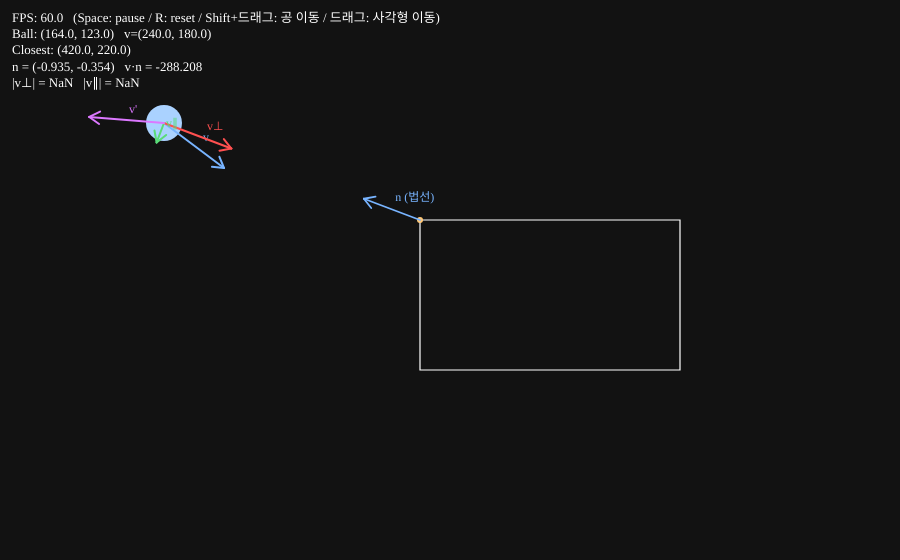
Frame 1 (no input)
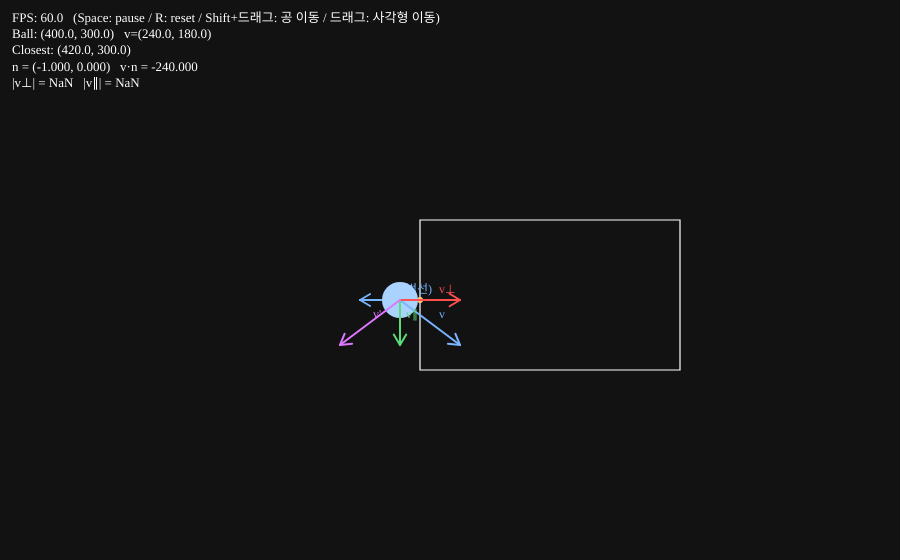
Frame 60 (no input)
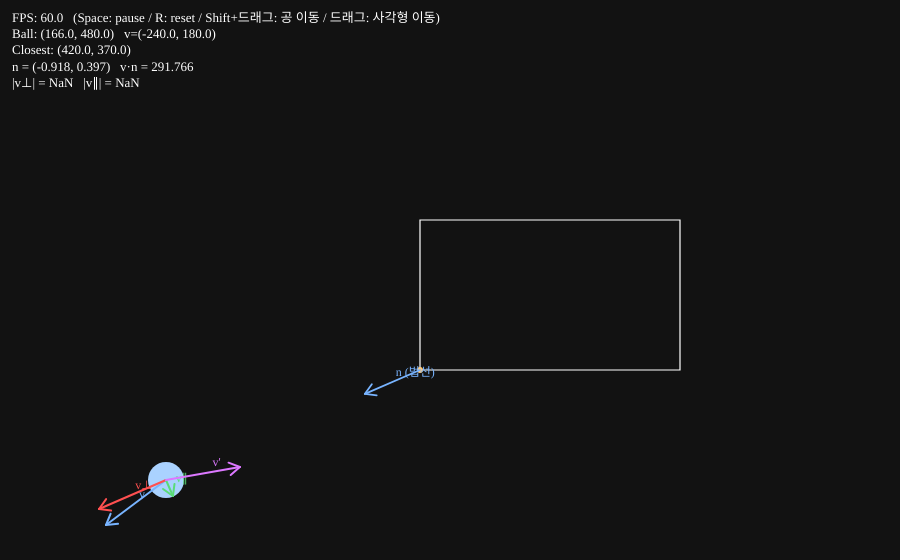
Frame 120 (the mouse pressed at the canvas centre since frame 60)

The p5.js sketch that drew these frames (run headless with seeded random() and noise() and a simulated clock; from frame 60 on, the mouse is pressed at the canvas centre):

// p5.js sketch
// ── sketch.js
// ===== Canvas =====
const W = 900, H = 560;

// ===== Ball =====
const ball = {
    x: 160,
    y: 120,
    vx: 240,       // px/sec
    vy: 180,
    r: 18
};

// ===== Rect (AABB) =====
let rects = [
    { x: 420, y: 220, w: 260, h: 150 },
];
let draggingRect = null;
let dragOffset = { x: 0, y: 0 };
let draggingBall = false;

// ===== State =====
let paused = false;

function setup() {
    createCanvas(W, H);
    frameRate(60);
    textFont('ui-monospace, Menlo, Consolas, monospace');
}

function draw() {
    const dt = 1 / 60;
    background(18);

    // Physics step
    if (!paused) {
        integrate(ball, dt);
        bounceOffWalls(ball);
        // 충돌 계산 및 벡터 분해 시각화를 위해 첫 번째 사각형만으로 데모
        bounceOffRect(ball, rects[0]);
    }

    // Draw rect(s)
    noFill();
    stroke(255);
    strokeWeight(1.2);
    rects.forEach(r => rect(r.x, r.y, r.w, r.h));

    // Closest point / normal / projections (for the first rect)
    const R = rects[0];
    const cp = closestPointOnRect(ball.x, ball.y, R);
    const vec = decomposeVelocity(ball, cp); // {n, vperp, vpar, vRef, dot, d}

    // Draw closest point
    stroke(255, 200, 120);
    strokeWeight(6);
    point(cp.x, cp.y);

    // Draw normal at closest point (unit)
    drawArrow(cp.x, cp.y, cp.x + vec.n.x * 60, cp.y + vec.n.y * 60, 'n (법선)');

    // Ball
    noStroke();
    fill(170, 210, 255);
    circle(ball.x, ball.y, ball.r * 2);

    // Draw vectors at ball center
    const base = { x: ball.x, y: ball.y };

    // v (원래 속도)
    drawArrow(base.x, base.y, base.x + ball.vx * 0.25, base.y + ball.vy * 0.25, 'v', { w: 2 });
    // v_perp (법선 성분)
    drawArrow(base.x, base.y, base.x + vec.vperp.x * 0.25, base.y + vec.vperp.y * 0.25, 'v⊥', { col: [255, 80, 80], w: 2 });
    // v_par (접선 성분)
    drawArrow(base.x, base.y, base.x + vec.vpar.x * 0.25, base.y + vec.vpar.y * 0.25, 'v∥', { col: [90, 220, 120], w: 2 });
    // v' (반사 속도)
    drawArrow(base.x, base.y, base.x + vec.vRef.x * 0.25, base.y + vec.vRef.y * 0.25, "v'", { col: [220, 120, 255], w: 2 });

    // Overlay
    drawOverlay(vec, cp);
}

/* =========================
   Physics / Collision
========================= */

function integrate(b, dt) {
    b.x += b.vx * dt;
    b.y += b.vy * dt;
}

function bounceOffWalls(b) {
    if (b.x - b.r < 0) { b.x = b.r; b.vx *= -1; }
    else if (b.x + b.r > width) { b.x = width - b.r; b.vx *= -1; }

    if (b.y - b.r < 0) { b.y = b.r; b.vy *= -1; }
    else if (b.y + b.r > height) { b.y = height - b.r; b.vy *= -1; }
}

// Closest point on rect (AABB)
function closestPointOnRect(cx, cy, rct) {
    const rx1 = rct.x, ry1 = rct.y;
    const rx2 = rct.x + rct.w, ry2 = rct.y + rct.h;
    const px = clamp(cx, rx1, rx2);
    const py = clamp(cy, ry1, ry2);
    return { x: px, y: py };
}

// Return normal, projections, reflection (regardless of hit)
function decomposeVelocity(b, cp) {
    // Vector from closest point to center
    let nx = b.x - cp.x;
    let ny = b.y - cp.y;
    const d2 = nx * nx + ny * ny;

    // Special case: center inside rect → choose face normal by min penetration
    if (d2 === 0) {
        // We'll compute later in bounceOffRect; here pick a neutral up normal to show something
        nx = 0; ny = -1;
    } else {
        const d = Math.sqrt(d2);
        nx /= d; ny /= d;
    }

    const n = { x: nx, y: ny };      // unit normal
    const dot = b.vx * n.x + b.vy * n.y;
    const vperp = { x: dot * n.x, y: dot * n.y };     // (v·n)n
    const vpar = { x: b.vx - vperp.x, y: b.vy - vperp.y }; // v - v⊥
    const vRef = { x: b.vx - 2 * dot * n.x, y: b.vy - 2 * dot * n.y }; // v - 2(v·n)n

    return { n, vperp, vpar, vRef, dot, d: Math.sqrt(d2) };
}

// Circle vs Rect (frame-based) + reflection + position correction
function bounceOffRect(b, rct) {
    const rx1 = rct.x, ry1 = rct.y;
    const rx2 = rct.x + rct.w, ry2 = rct.y + rct.h;

    const px = clamp(b.x, rx1, rx2);
    const py = clamp(b.y, ry1, ry2);

    let nx = b.x - px;
    let ny = b.y - py;
    const d2 = nx * nx + ny * ny;
    const rr = b.r * b.r;

    if (d2 > rr) return false;   // no contact

    const EPS = 0.01;

    // Inside-rect special-case (d==0): find nearest face normal
    if (d2 === 0) {
        const left = Math.abs(b.x - rx1);
        const right = Math.abs(rx2 - b.x);
        const top = Math.abs(b.y - ry1);
        const bottom = Math.abs(ry2 - b.y);
        const m = Math.min(left, right, top, bottom);

        let n = { x: 0, y: 0 };
        if (m === left) { n = { x: -1, y: 0 }; b.x = rx1 - (b.r + EPS); }
        else if (m === right) { n = { x: 1, y: 0 }; b.x = rx2 + (b.r + EPS); }
        else if (m === top) { n = { x: 0, y: -1 }; b.y = ry1 - (b.r + EPS); }
        else { n = { x: 0, y: 1 }; b.y = ry2 + (b.r + EPS); }

        reflectVelocity(b, n.x, n.y);
        return true;
    }

    // Outside-contact: normal = normalize(center - closest)
    const d = Math.sqrt(d2);
    nx /= d; ny /= d;

    // Position correction (push out)
    b.x = px + nx * (b.r + EPS);
    b.y = py + ny * (b.r + EPS);

    // Reflect
    reflectVelocity(b, nx, ny);
    return true;
}

function reflectVelocity(b, nx, ny) {
    const dot = b.vx * nx + b.vy * ny;
    b.vx -= 2 * dot * nx;
    b.vy -= 2 * dot * ny;
}

function clamp(v, a, b) { return Math.max(a, Math.min(v, b)); }

/* =========================
   UI / Drawing helpers
========================= */

function drawArrow(x1, y1, x2, y2, label = '', opts = {}) {
    const col = opts.col || [120, 180, 255];
    const w = opts.w ?? 1.8;

    stroke(...col);
    strokeWeight(w);
    line(x1, y1, x2, y2);

    // Arrowhead
    push();
    translate(x2, y2);
    const a = atan2(y2 - y1, x2 - x1);
    rotate(a);
    const ah = 8 + w * 1.2;
    line(0, 0, -ah, -ah * 0.6);
    line(0, 0, -ah, ah * 0.6);
    pop();

    if (label) {
        noStroke();
        fill(...col);
        textSize(12);
        textAlign(LEFT, BOTTOM);
        const tx = lerp(x1, x2, 0.55), ty = lerp(y1, y2, 0.55);
        text(label, tx + 6, ty - 4);
    }
}

function drawOverlay(vec, cp) {
    const fps = frameRate();
    fill(255);
    noStroke();
    textSize(13);
    textAlign(LEFT, TOP);
    const lines = [
        `FPS: ${fps.toFixed(1)}   (Space: pause / R: reset / Shift+드래그: 공 이동 / 드래그: 사각형 이동)`,
        `Ball: (${ball.x.toFixed(1)}, ${ball.y.toFixed(1)})   v=(${ball.vx.toFixed(1)}, ${ball.vy.toFixed(1)})`,
        `Closest: (${cp.x.toFixed(1)}, ${cp.y.toFixed(1)})`,
        `n = (${vec.n.x.toFixed(3)}, ${vec.n.y.toFixed(3)})   v·n = ${vec.dot.toFixed(3)}`,
        `|v⊥| = ${mag(vec.vperp).toFixed(2)}   |v∥| = ${mag(vec.vpar).toFixed(2)}`
    ];
    text(lines.join('\n'), 12, 12);
}

function mag(v) { return Math.hypot(v.x, v.y); }

/* =========================
   Mouse / Keys
========================= */

function mousePressed() {
    // Drag rect if clicked inside
    for (let i = rects.length - 1; i >= 0; --i) {
        const r = rects[i];
        if (mouseX >= r.x && mouseX <= r.x + r.w && mouseY >= r.y && mouseY <= r.y + r.h) {
            draggingRect = r;
            dragOffset.x = mouseX - r.x;
            dragOffset.y = mouseY - r.y;
            return;
        }
    }
    // Drag ball with Shift
    if (keyIsDown(SHIFT)) {
        const d = dist(mouseX, mouseY, ball.x, ball.y);
        if (d <= ball.r + 6) draggingBall = true;
    }
}

function mouseDragged() {
    if (draggingRect) {
        draggingRect.x = mouseX - dragOffset.x;
        draggingRect.y = mouseY - dragOffset.y;
    } else if (draggingBall) {
        ball.x = mouseX;
        ball.y = mouseY;
    }
}

function mouseReleased() {
    draggingRect = null;
    draggingBall = false;
}

function keyPressed() {
    if (key === ' ') paused = !paused;
    if (key === 'R' || key === 'r') resetScene();
}

function resetScene() {
    ball.x = 160; ball.y = 120;
    ball.vx = 240; ball.vy = 180;
    rects[0] = { x: 420, y: 220, w: 260, h: 150 };
}
